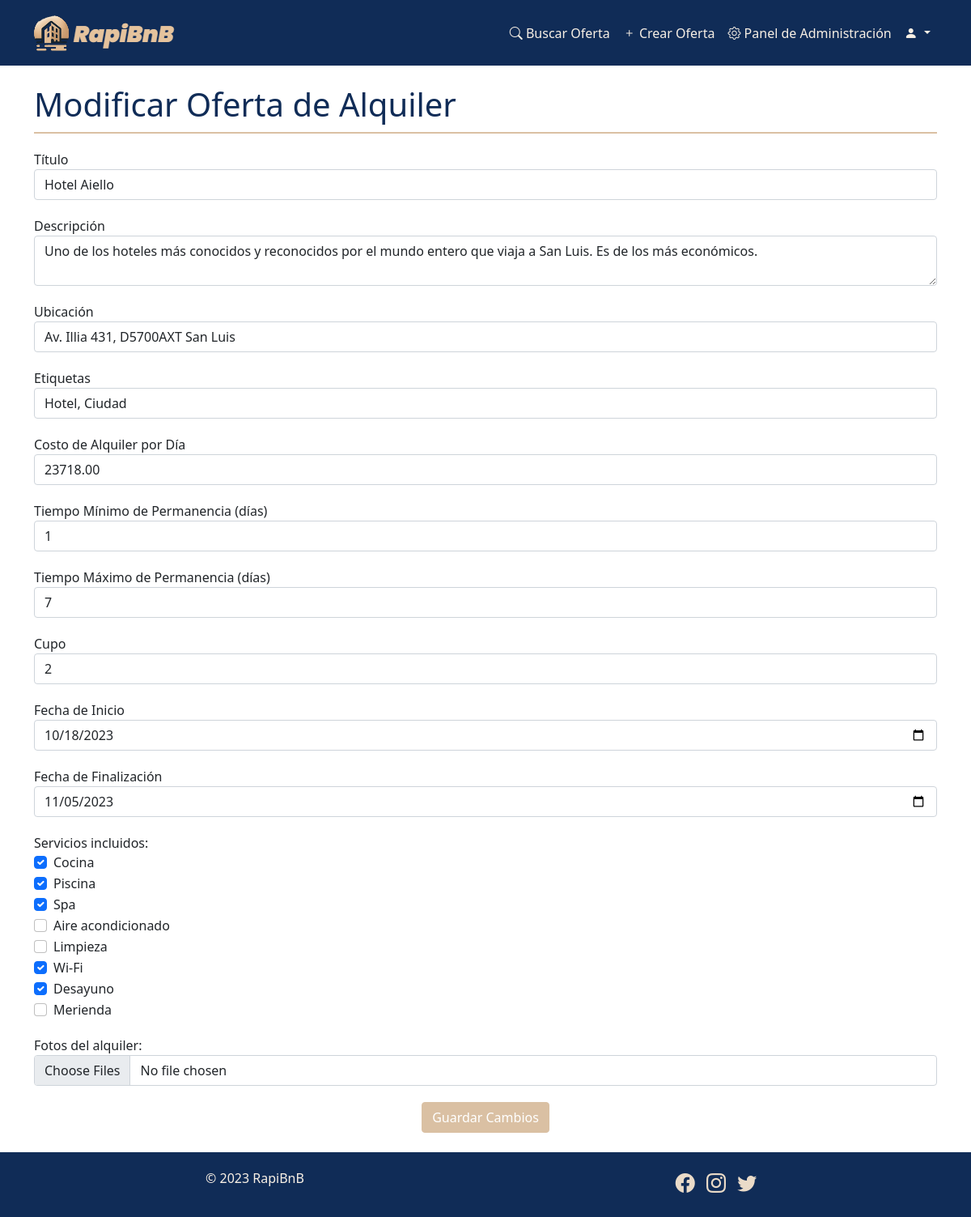
The app's page /modificar_oferta.php?id=29 (signed in) with its own data.
### tables this page shows
CREATE TABLE `alquileres` (
  `id` int(11) NOT NULL,
  `usuario_id` int(11) NOT NULL,
  `titulo` varchar(255) NOT NULL,
  `descripcion` text NOT NULL,
  `ubicacion` varchar(255) NOT NULL,
  `etiquetas` text DEFAULT NULL,
  `galeria_fotos` text DEFAULT NULL,
  `servicios` text DEFAULT NULL,
  `costo_alquiler` decimal(10,2) NOT NULL,
  `tiempo_minimo` int(11) NOT NULL,
  `tiempo_maximo` int(11) NOT NULL,
  `cupo` int(11) NOT NULL,
  `fecha_inicio` date DEFAULT NULL,
  `fecha_fin` date DEFAULT NULL,
  `activa` tinyint(1) DEFAULT 0,
  `fecha_publicacion` timestamp NOT NULL DEFAULT current_timestamp()
);

### modificar_oferta.php (the view, shortened to what this page needs)
<!DOCTYPE html>
<html lang="es">
<head>
    <link href="estilos/estilo.css" rel="stylesheet">
</head>
<body>
<?php
require_once('config.php');
require_once('header.php');
$hoy = date('Y-m-d');
if (isset($_GET["id"]) && is_numeric($_GET["id"])) {
    $id_oferta = $_GET["id"];
    $sql = "SELECT a.*, u.id AS usuario_id FROM alquileres a
            INNER JOIN usuarios u ON a.usuario_id = u.id
            WHERE a.id = ?";
    if ($stmt = mysqli_prepare($conexion, $sql)) {
        mysqli_stmt_bind_param($stmt, "i", $id_oferta);
        if (mysqli_stmt_execute($stmt)) {
            $resultado = mysqli_stmt_get_result($stmt);
            if (mysqli_num_rows($resultado) == 1) {
                $fila = mysqli_fetch_assoc($resultado);
                if (isset($_SESSION['id']) && $_SESSION['id'] == $fila['usuario_id']) {
                    if ($_SERVER["REQUEST_METHOD"] == "POST") {
                        $titulo = $_POST["titulo"];
                        $descripcion = $_POST["descripcion"];
                        $ubicacion = $_POST["ubicacion"];
                        $etiquetas = $_POST["etiquetas"];
                        $costo_alquiler = $_POST["costo_alquiler"];
                        $tiempo_minimo = $_POST["tiempo_minimo"];
                        $tiempo_maximo = $_POST["tiempo_maximo"];
                        $cupo = $_POST["cupo"];
                        $fecha_inicio = $_POST["fecha_inicio"];
                        $fecha_fin = $_POST["fecha_fin"];
                        $servicios = $_POST['servicios'];
                        $servicios_json = json_encode($servicios);
                        $fotosSubidas = false;
                        $rutas_fotos = json_decode($fila['galeria_fotos'], true) ?: [];
						function es_extension_permitida($filename) {
							$ext = pathinfo($filename, PATHINFO_EXTENSION);
							$extensiones_permitidas = array('jpg', 'jpeg', 'png', 'gif', 'avif', 'webp');
							return in_array(strtolower($ext), $extensiones_permitidas);
						}
                        if (!empty($_FILES['fotos']['name'][0])) {
							for ($i = 0; $i < count($_FILES['fotos']['name']); $i++) {
								if (es_extension_permitida($_FILES['fotos']['name'][$i])) {
									$nombre_archivo = basename($_FILES['fotos']['name'][$i]);
									$ruta_destino = "galeria/" . $nombre_archivo;
									if (move_uploaded_file($_FILES['fotos']['tmp_name'][$i], $ruta_destino)) {
										$rutas_fotos[] = $ruta_destino;
										$fotosSubidas = true;
									}
								} else {
									echo '<div class="alert alert-danger text-center">El archivo ' . $_FILES['fotos']['name'][$i] . ' no tiene una extensión válida. Se omitió.</div>';
								}
							}
						}
                        if ($fotosSubidas) {
                            $galeria_fotos_json = json_encode($rutas_fotos);
                            $sql_update = "UPDATE alquileres SET
                                    titulo = ?,
                                    descripcion = ?,
                                    ubicacion = ?,
                                    etiquetas = ?,
                                    costo_alquiler = ?,
                                    tiempo_minimo = ?,
                                    tiempo_maximo = ?,
                                    cupo = ?,
                                    fecha_inicio = ?,
                                    fecha_fin = ?,
                                    servicios = ?,
                                    galeria_fotos = ?
                                    WHERE id = ?";
                            if ($stmt_update = mysqli_prepare($conexion, $sql_update)) {
                                mysqli_stmt_bind_param($stmt_update, "ssssssssssssi", $titulo, $descripcion, $ubicacion, $etiquetas, $costo_alquiler, $tiempo_minimo, $tiempo_maximo, $cupo, $fecha_inicio, $fecha_fin, $servicios_json, $galeria_fotos_json, $id_oferta);
                                if (mysqli_stmt_execute($stmt_update)) {
                                    echo '<div class="container mt-4">';
                                    echo '<div class="alert alert-success text-center" role="alert">La oferta se ha actualizado exitosamente.</div>';
                                    echo '</div>';
                                } else {
                                    echo '<div class="container mt-4">';
                                    echo '<div class="alert alert-danger" role="alert">Error al actualizar la oferta: ' . mysqli_error($conexion) . '</div>';
                                    echo '</div>';
                                }
                            }
                        } else {
                            $sql_update = "UPDATE alquileres SET
                                    titulo = ?,
                                    descripcion = ?,
                                    ubicacion = ?,
                                    etiquetas = ?,
                                    costo_alquiler = ?,
                                    tiempo_minimo = ?,
                                    tiempo_maximo = ?,
                                    cupo = ?,
                                    fecha_inicio = ?,
                                    fecha_fin = ?,
                                    servicios = ?
                                    WHERE id = ?";
                            if ($stmt_update = mysqli_prepare($conexion, $sql_update)) {
                                mysqli_stmt_bind_param($stmt_update, "sssssssssssi", $titulo, $descripcion, $ubicacion, $etiquetas, $costo_alquiler, $tiempo_minimo, $tiempo_maximo, $cupo, $fecha_inicio, $fecha_fin, $servicios_json, $id_oferta);
                                if (mysqli_stmt_execute($stmt_update)) {
                                    echo '<div class="container mt-4">';
                                    echo '<div class="alert alert-success" role="alert">La oferta se ha actualizado exitosamente.</div>';
                                    echo '</div>';
                                } else {
                                    echo '<div class="container mt-4">';
                                    echo '<div class="alert alert-danger" role="alert">Error al actualizar la oferta: ' . mysqli_error($conexion) . '</div>';
                                    echo '</div>';
                                }
                            }
                        }
                    } else {
                        echo '<div class="container mt-4">';
                        echo '<h1>Modificar Oferta de Alquiler</h1>';
                        echo '<form method="POST" enctype="multipart/form-data">';
                        echo '<div class="form-group">';
                        echo '<label for="titulo">Título</label>';
                        echo '<input type="text" class="form-control" id="titulo" name="titulo" value="' . htmlspecialchars($fila["titulo"]) . '" required>';
                        echo '</div>';
                        echo '<div class="form-group">';
                        echo '<label for="descripcion">Descripción</label>';
                        echo '<textarea class="form-control" id="descripcion" name="descripcion" required>' . htmlspecialchars($fila["descripcion"]) . '</textarea>';
                        echo '</div>';
                        echo '<div class="form-group">';
                        echo '<label for="ubicacion">Ubicación</label>';
                        echo '<input type="text" class="form-control" id="ubicacion" name="ubicacion" value="' . htmlspecialchars($fila["ubicacion"]) . '" required>';
                        echo '</div>';
                        echo '<div class="form-group">';
                        echo '<label for="etiquetas">Etiquetas</label>';
                        echo '<input type="text" class="form-control" id="etiquetas" name="etiquetas" value="' . htmlspecialchars($fila["etiquetas"]) . '" required>';
                        echo '</div>';
                        echo '<div class="form-group">';
                        echo '<label for="costo_alquiler">Costo de Alquiler por Día</label>';
                        echo '<input type="number" class="form-control" id="costo_alquiler" name="costo_alquiler" value="' . htmlspecialchars($fila["costo_alquiler"]) . '" required>';
                        echo '</div>';
                        echo '<div class="form-group">';
                        echo '<label for="tiempo_minimo">Tiempo Mínimo de Permanencia (días)</label>';
                        echo '<input type="number" class="form-control" id="tiempo_minimo" name="tiempo_minimo" value="' . htmlspecialchars($fila["tiempo_minimo"]) . '" required>';
                        echo '</div>';
                        echo '<div class="form-group">';
                        echo '<label for="tiempo_maximo">Tiempo Máximo de Permanencia (días)</label>';
                        echo '<input type="number" class="form-control" id="tiempo_maximo" name="tiempo_maximo" value="' . htmlspecialchars($fila["tiempo_maximo"]) . '" required>';
                        echo '</div>';
                        echo '<div class="form-group">';
                        echo '<label for="cupo">Cupo</label>';
                        echo '<input type="number" class="form-control" id="cupo" name="cupo" value="' . htmlspecialchars($fila["cupo"]) . '" required>';
                        echo '</div>';
                        echo '<div class="form-group">';
                        echo '<label for="fecha_inicio">Fecha de Inicio</label>';
                        echo '<input type="date" class="form-control" id="fecha_inicio" name="fecha_inicio" value="' . htmlspecialchars($fila["fecha_inicio"]) . '" min="' . $hoy . '">';
                        echo '</div>';
                        echo '<div class="form-group">';
                        echo '<label for="fecha_fin">Fecha de Finalización</label>';
                        echo '<input type="date" class="form-control" id="fecha_fin" name="fecha_fin" value="' . htmlspecialchars($fila["fecha_fin"]) . '" min="' . $hoy . '">';
                        echo '</div>';
                        echo '<div class="form-group">';
                        echo '<label for="servicios">Servicios incluidos:</label>';
                        $servicios_incluidos = json_decode($fila['servicios'], true);
                        $servicios = ["Cocina", "Piscina", "Spa", "Aire acondicionado", "Limpieza", "Wi-Fi", "Desayuno", "Merienda"];
                        foreach ($servicios as $servicio) {
                            echo '<div class="form-check">';
                            echo '<input class="form-check-input" type="checkbox" name="servicios[]" value="' . $servicio . '"' . (in_array($servicio, $servicios_incluidos) ? ' checked' : '') . '>';
                            echo '<label class="form-check-label" for="' . $servicio . '">' . $servicio . '</label>';
                            echo '</div>';
                        }
                        echo '</div>';
                        echo '<div class="form-group">';
                        echo '<label for="fotos">Fotos del alquiler:</label>';
                        echo '<input type="file" class="form-control" id="fotos" name="fotos[]" multiple>';
                        echo '</div>';
                        echo '<div class="text-center"><button type="submit" class="btn btn-primary">Guardar Cambios</button></div>';
                        echo '</form>';
                        echo '</div>';
                    }
                } else {
                    echo '<div class="container mt-4">';
                    echo '<div class="alert alert-danger" role="alert">No tienes permiso para modificar esta oferta.</div>';
                    echo '</div>';
                }
            } else {
                echo '<div class="container mt-4">';
                echo '<div class="alert alert-danger" role="alert">Oferta no encontrada.</div>';
                echo '</div>';
            }
        } else {
            echo '<div class="container mt-4">';
            echo '<div class="alert alert-danger" role="alert">Error en la consulta: ' . mysqli_error($conexion) . '</div>';
            echo '</div>';
        }
    }
} else {
    echo '<div class="container mt-4">';
    echo '<div class="alert alert-danger" role="alert">ID de oferta no válido.</div>';
    echo '</div>';
}
require_once('footer.php');
?>
</body>
</html>

### estilos/estilo.css (style rules this page uses)
.container { max-width: 600px; margin: 0 auto; }
.container h1 { border-bottom: 2px solid #DAC0A3; padding-bottom: 10px; margin-bottom: 20px; color: #102C57; }
.btn.btn-primary { background-color: #DAC0A3; border-color: #DAC0A3; }
.form-group { margin-bottom: 20px; }

### records on screen
alquileres: titulo "Hotel Aiello", descripcion "Uno de los hoteles más conocidos y reconocidos por el mundo entero que viaja a San Luis. Es de los más económicos.", ubicacion "Av. Illia 431, D5700AXT San Luis", etiquetas "Hotel, Ciudad", costo_alquiler "23718.00", tiempo_minimo "1", tiempo_maximo "7", cupo "2", fecha_inicio "10/18/2023", fecha_fin "11/05/2023", servicios "☑"

### other values on screen
$servicio "Cocina"
$servicio "Piscina"
$servicio "Spa"
$servicio "Aire acondicionado"
$servicio "Limpieza"
$servicio "Wi-Fi"
$servicio "Desayuno"
$servicio "Merienda"
